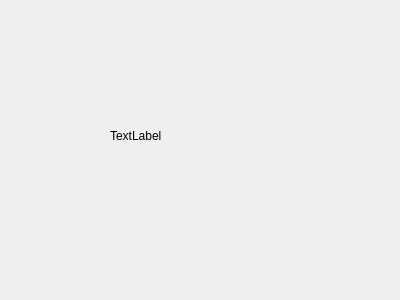
<?xml version="1.0" encoding="UTF-8"?>
<ui version="4.0">
 <class>NewWindow</class>
 <widget class="QDialog" name="NewWindow">
  <property name="geometry">
   <rect>
    <x>0</x>
    <y>0</y>
    <width>400</width>
    <height>300</height>
   </rect>
  </property>
  <property name="windowTitle">
   <string>Dialog</string>
  </property>
  <widget class="QLabel" name="label">
   <property name="geometry">
    <rect>
     <x>110</x>
     <y>100</y>
     <width>201</width>
     <height>71</height>
    </rect>
   </property>
   <property name="text">
    <string>TextLabel</string>
   </property>
  </widget>
 </widget>
 <resources/>
 <connections/>
</ui>
